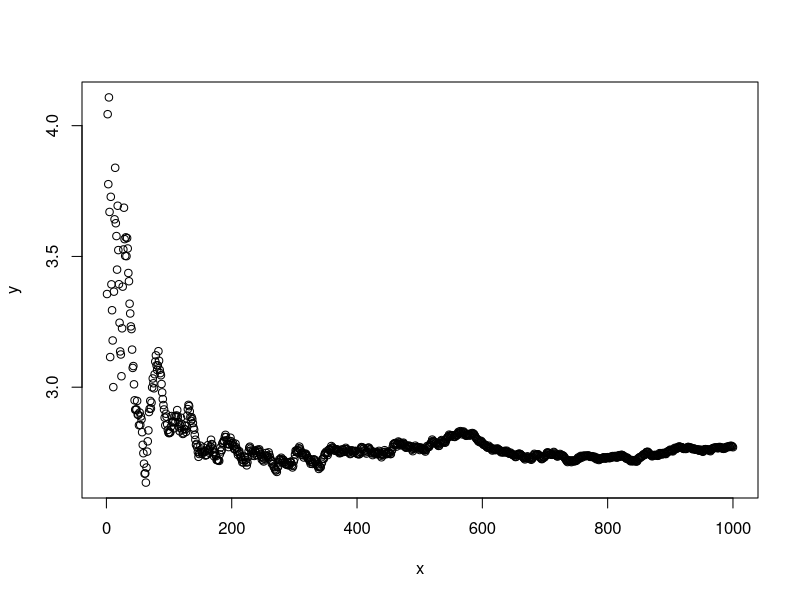
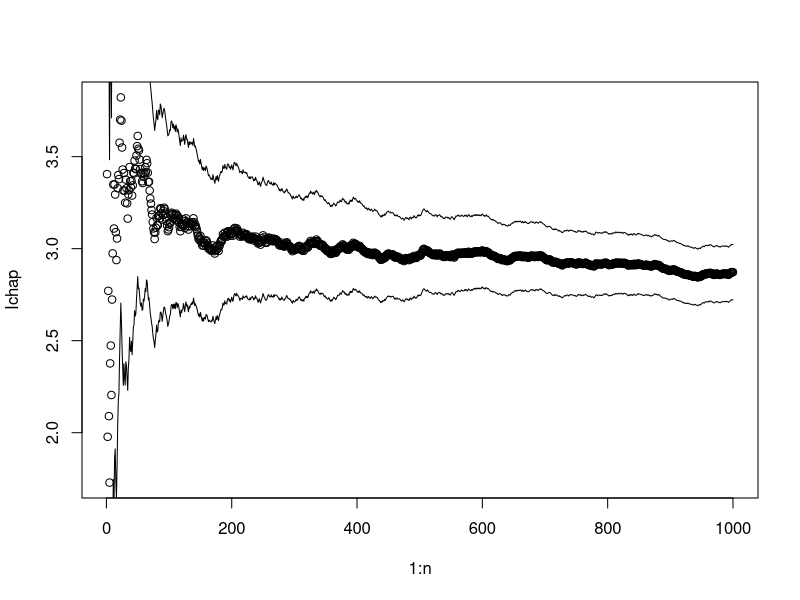
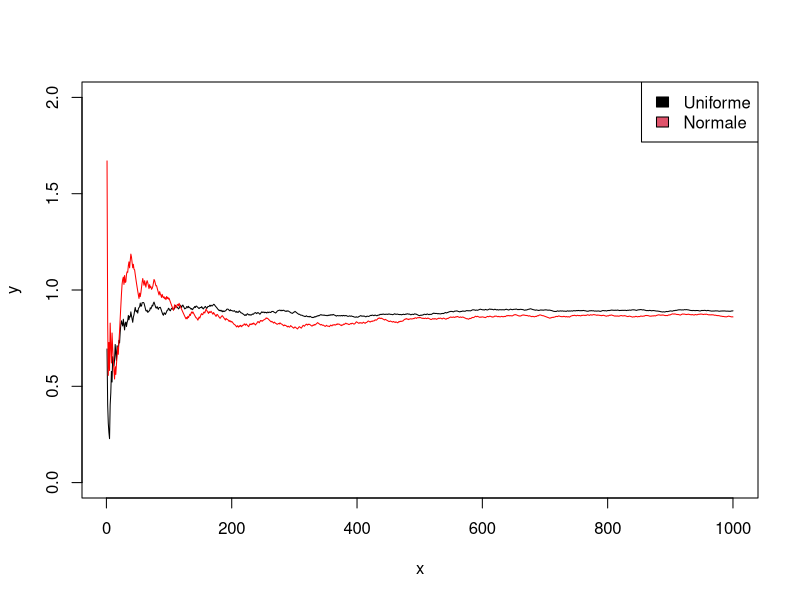
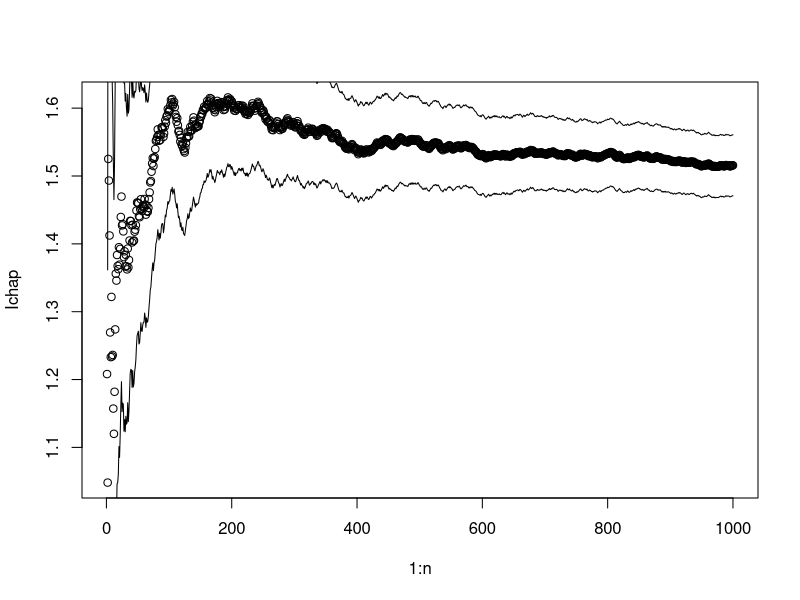

Source code (R) for these figures, in order:
#EXERCICE1

MCtraj = function(n){
  U=runif(n,0,2)
  h=2*U*U
  res=cumsum(h)/(1:n)  
  return(res)
}

y=MCtraj(1000)
x=seq(1,1000)
plot(x,y)

MCtraj2 = function(n){
  U=runif(n,0,2)
  h=(2*U*U)*(2*U*U)
  res=cumsum(h)/(1:n)  
  return(res)
}

IC = function(n){
  U=runif(n,0,2)
  h=2*U*U
  In=mean(h)
  sigma=sqrt(var(h))
  Icinf=In-1.96*sigma/sqrt(n)
  Icsup=In+1.96*sigma/sqrt(n)
  return(list(s1=Icinf,s2=Icsup))
}

n=1000
X=runif(n,0,2)
Ichap=rep(NA,n)
Imin=rep(NA,n)
Imax=rep(NA,n)
for(k in 1:n){
  Ichap[k]=mean(2*X[1:k]^2)
  Imin[k]=Ichap[k]-1.96*sqrt(var(2*X[1:k]^2)/k)
  Imax[k]=Ichap[k]+1.96*sqrt(var(2*X[1:k]^2)/k)
}
plot(1:n,Ichap)
lines(1:n,Imin)
lines(1:n,Imax)

#EXERCICE2

MCtraj.unif = function(n){
  U=runif(n,0,2)
  h=2*exp(-U*U)
  print(var(h))
  res=cumsum(h)/(1:n)  
  return(res)
}
y=MCtraj.unif(1000)
x=seq(1,1000)

MCtraj.norm = function(n){
  U=rnorm(n)
  h=sqrt(2*pi)*exp(-(U*U)/2)*(U>=0)*(U<=2)
  print(var(h))
  res=cumsum(h)/(1:n)  
  return(res)
}

a=MCtraj.norm(1000)

plot(x,y,t='l',ylim=c(0,2))
lines(x,a,t='l',col='red')
legend("topright", c("Uniforme", "Normale"),fill=1:2)

a=rep(NA,100)
b=rep(NA,100)
for (i in 1:100){
  a[i]=MCtraj.norm(1000)
  b[i]=MCtraj.unif(1000)
}
mean(a)
mean(b)

n=1000
X=runif(n,0,2)
Ichap=rep(NA,n)
Imin=rep(NA,n)
Imax=rep(NA,n)
for(k in 1:n){
  Ichap[k]=mean(sqrt(2*pi)*exp(-(X[1:k]^2)/2))
  Imin[k]=Ichap[k]-1.96*sqrt(var(sqrt(2*pi)*exp(-(X[1:k]^2)/2))/k)
  Imax[k]=Ichap[k]+1.96*sqrt(var(sqrt(2*pi)*exp(-(X[1:k]^2)/2))/k)
}
plot(1:n,Ichap)
lines(1:n,Imin)
lines(1:n,Imax)

